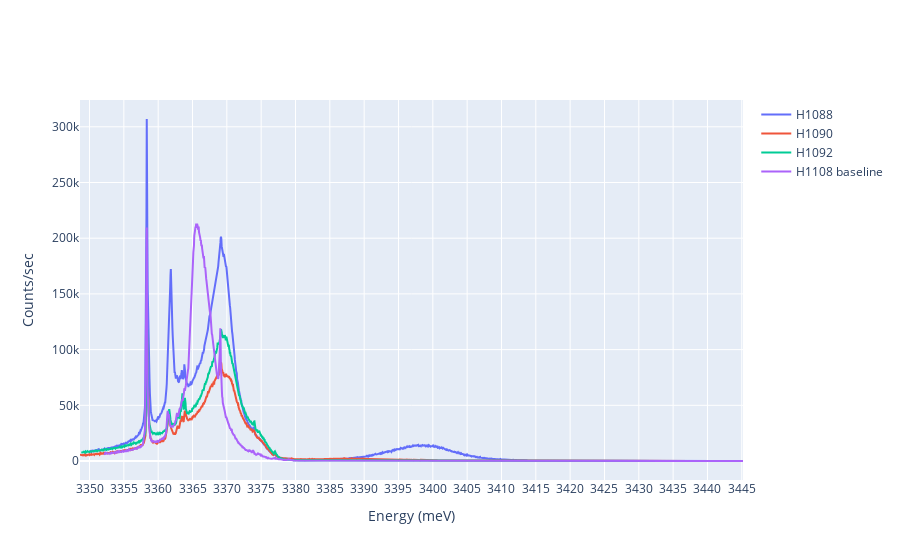

Notebook cell for this chart:
### Code cell
import numpy as np
import matplotlib.pyplot as plt
import pandas as pd
import plotly.express as px
import plotly.graph_objects as go

#E = hc/lambda in eV calculations
h = 6.6261*10**(-34) # m^2kg/s
c = 2.9979*10**8 # m/s
eV = 1.6022*10**(-19) # J
Conversion = h*c/eV

FileNames = ['2020070908', '2020071002', '2020071005', '2020071007']

fig = go.Figure()

names = ['H1088', 'H1090', 'H1092', 'H1108 baseline']
offset = [0, 1.282, 1.099, -2.228]

for j in range(len(FileNames)):
    
    
    Wavelength, Count = np.genfromtxt(FileNames[j], delimiter="\t", unpack = True, skip_header=4)
    EnergyEV = [0]*len(Wavelength)
    
    Wavelength = Wavelength*10**(-9)*1.000289
    EnergyEV = Conversion/Wavelength*1000
    
    EnergyEV = [x - offset[j] for x in EnergyEV]
    
    # Add traces
    fig.add_trace(go.Scatter(x=EnergyEV, y=Count,
                    mode='lines',
                    #name='%.0f' %j, 
                            name = names[j]))

fig['layout']['xaxis'].update(title='Energy (meV)', dtick=5, autorange=True)
fig['layout']['yaxis'].update(title='Counts/sec', autorange=True)
fig.update_layout(showlegend=True)
fig.show()

### Figure 1 — Plotly figure (JSON) as saved in the notebook; plotly's stock layout.template omitted (floating-point values rounded to 4 significant figures; data arrays with more than 128 entries replaced by an {"elided": "..."} marker saying what was removed)
{"data": [{"mode": "lines", "name": "H1088", "type": "scatter", "x": {"elided": "2001 float values"}, "y": {"elided": "2001 int values"}}, {"mode": "lines", "name": "H1090", "type": "scatter", "x": {"elided": "2001 float values"}, "y": {"elided": "2001 int values"}}, {"mode": "lines", "name": "H1092", "type": "scatter", "x": {"elided": "2001 float values"}, "y": {"elided": "2001 int values"}}, {"mode": "lines", "name": "H1108 baseline", "type": "scatter", "x": {"elided": "2001 float values"}, "y": {"elided": "2001 int values"}}], "layout": {"showlegend": true, "xaxis": {"autorange": true, "dtick": 5, "title": {"text": "Energy (meV)"}}, "yaxis": {"autorange": true, "title": {"text": "Counts/sec"}}}}
